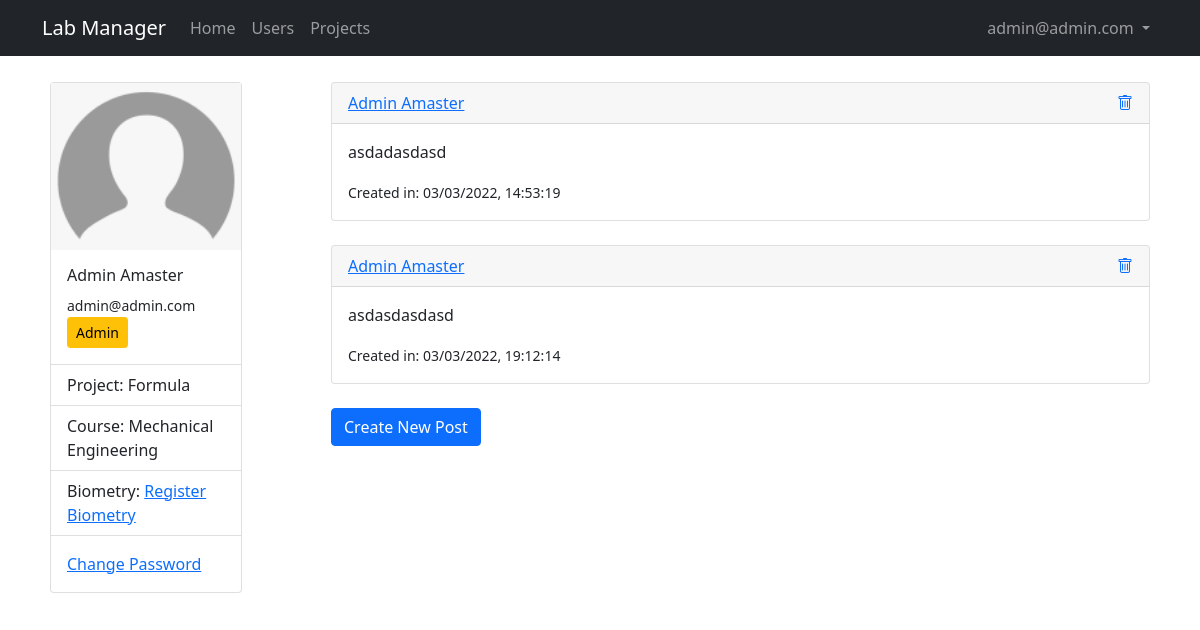
/profile (signed in), run on an earlier commit of the app's database.
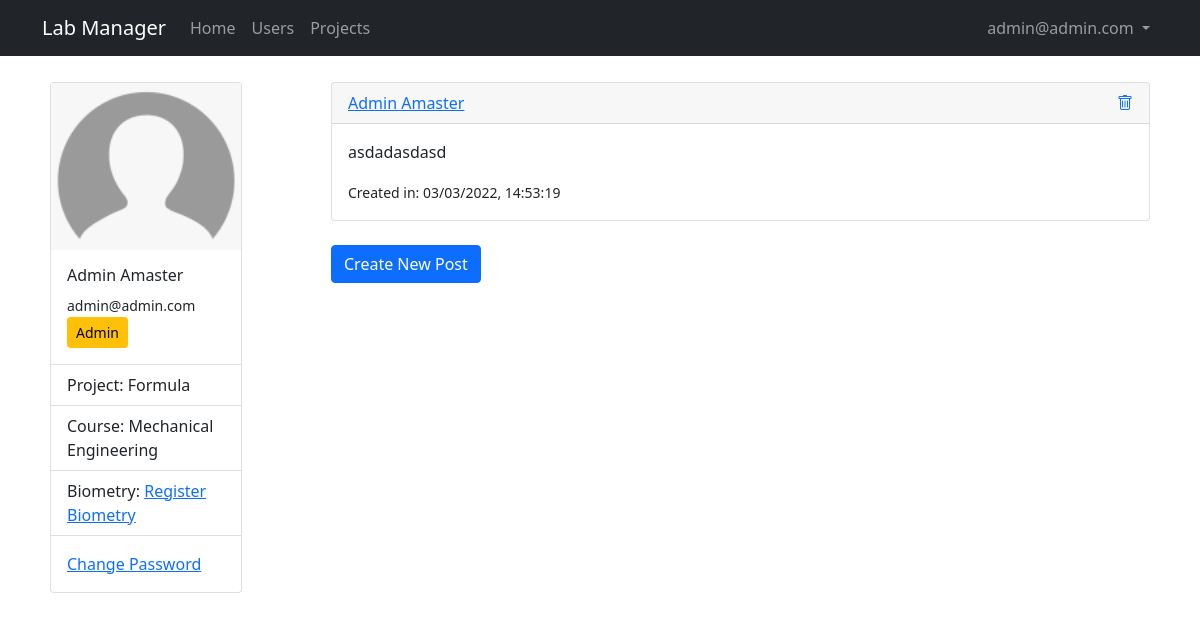
And on a later commit of the database.
### lab_manager/models.py (models this page shows, shortened)
class User(db.Model, UserMixin):
    id = db.Column(db.Integer, primary_key = True)
    email = db.Column(db.String(50), unique = True)
    name = db.Column(db.String(150))
    password = db.Column(db.String(128))
    date_created = db.Column(db.DateTime, default = datetime.utcnow)
    biometry = db.Column(db.Boolean, default = False, nullable = False)
    project = db.Column(db.Integer, nullable = False)
    grr = db.Column(db.Integer, unique = True)
    course = db.Column(db.String(50))
    approved_by = db.Column(db.Integer)
    date_approved = db.Column(db.DateTime, default = datetime.utcnow)
    approved = db.Column(db.Boolean, default = False, nullable = False)
    admin = db.Column(db.Boolean, default = False, nullable = False)
    projects = db.relationship('Project', backref="user", passive_deletes = False)
    posts = db.relationship('Post', backref="user", passive_deletes = True)

class Post(db.Model):
    id = db.Column(db.Integer, primary_key = True)
    text = db.Column(db.Text, nullable = False)
    date_created = db.Column(db.DateTime, default = datetime.utcnow)
    author = db.Column(db.Integer, db.ForeignKey('user.id', ondelete='CASCADE'), nullable = False)

### lab_manager/users/routes.py (the view)
@users.route("/profile")
@login_required
def profile():
    posts = Post.query.all()
    return render_template('users/profile.jinja2', title=current_user.name + ' Profile', user=current_user, posts=posts)

### lab_manager/__init__.py (called while the page is built)
def create_app(config_class=Config):
    app = Flask(__name__)
    app.config.from_object(Config)
    db.init_app(app)
    migrate.init_app(app, db)
    from lab_manager.main.routes import main
    app.register_blueprint(main)
    from lab_manager.users.routes import users
    app.register_blueprint(users)
    from lab_manager.admin.routes import admin
    app.register_blueprint(admin)
    from lab_manager.posts.routes import posts
    app.register_blueprint(posts)
    from .models import User, Project, Post
    initialize_database(app)
    login_manager.init_app(app)
    @login_manager.user_loader
    def load_user(id):
        return User.query.get(int(id))
    return app

### lab_manager/templates/users/profile.jinja2 (shortened to what this page needs)
{% extends "./layout.jinja2" %}
{% block content %}
<div class="row">
    <div class="col-md-3">
        <div class="card" style="width: 12rem;">
            <img class="img-fluid" src="{{ url_for('static', filename='img/default_user.png')}}" class="card-img-top" alt="Profile Picture">
            <div class="card-body">
                <h6 class="card-title">{{ user.name }}</h5>
                <small class="card-text">{{ user.email }}</small>
                {% if not user.admin %}
                    {% if not user.approved %} <button type="button" class="btn btn-warning btn-sm" data-bs-toggle="modal" data-bs-target="#approval_info">Waiting for Approval</button> {% else %} <button type="button" class="btn btn-success btn-sm">Approved</button> {% endif %}
                {% else %}
                    <button type="button" class="btn btn-warning btn-sm">Admin</button>
                {% endif %}
            </div>
            <ul class="list-group list-group-flush">
                <li class="list-group-item">Project: {{ user.project }}</li>
                <li class="list-group-item">Course: {% if not user.course %} <a href="">Enter Course</a> {% else %} {{ user.course }} {% endif %}</li>
                <li class="list-group-item">Biometry: {% if not user.approved and not user.admin %} Waiting for Approval {% elif not user.biometry %} <a href="">Register Biometry</a> {% else %} Biometry registered {% endif %} </li>
            </ul>
            <div class="card-body">
                <a href="#" class="card-link">Change Password</a>
            </div>
        </div>
    </div>
    <div class="col-md-9">
        {% for post in posts %}
            <div class="card text">
                <div class="card-header d-flex justify-content-between align-items-center">
                    <a href="">{{post.user.name}}</a>
                    {% if user.id == post.author %}
                        <a href="{{url_for('posts.remove_post', id=post.id)}}"><i class="bi bi-trash"></i></a>
                    {% endif %}
                </div>
                <div class="card-body">
                    <p class="card-text">{{post.text}}</p>
                    <small class="mutted" >Created in: {{post.date_created.strftime("%m/%d/%Y, %H:%M:%S")}}</small>
                </div>
            </div>
            <br>
        {% endfor %}
        <button type="button" class="btn btn-primary" data-bs-toggle="modal" data-bs-target="#newPost">Create New Post</button>
    </div>
</div>
{% endblock content %}

### lab_manager/templates/layout.jinja2 (shortened to what this page needs)
<!DOCTYPE html>
<html lang="en">
<head>
    <link href="https://cdn.jsdelivr.net/npm/bootstrap@5.1.3/dist/css/bootstrap.min.css" rel="stylesheet">
    <link rel="stylesheet" type="text/css" href="https://cdn.datatables.net/1.10.25/css/dataTables.bootstrap5.css">
    <link rel="stylesheet" href="https://cdn.jsdelivr.net/npm/bootstrap-icons@1.8.1/font/bootstrap-icons.css">
    <link rel="stylesheet" type="text/css" href="{{ url_for('static', filename='main.css') }}">
</head>
<body>
    <nav class="navbar navbar-expand-md navbar-dark bg-dark">
        <div class="container">
            <a class="navbar-brand mr-4" href="/">Lab Manager</a>
            <div class="collapse navbar-collapse" id="navbar">
                <div class="navbar-nav me-auto mb-2 mb-lg-0">
                    <a href="/" class="nav-item nav-link">Home</a>
                    {% if user.is_authenticated and user.admin==True %}
                        <a href="{{url_for('admin.users')}}" class="nav-item nav-link">Users</a>
                        <a href="{{url_for('admin.projects')}}" class="nav-item nav-link">Projects</a>
                    {% endif %}
                </div>
                <div class="navbar-nav">
                    {% if user.is_authenticated and user.admin==False %}
                        <li class="nav-item dropdown">
                            <a class="nav-link dropdown-toggle" href="#" id="navbarDropdown" role="button" data-bs-toggle="dropdown" aria-expanded="false"> {{user.email}} </a>
                            <ul class="dropdown-menu dropdown-menu-end" aria-labelledby="navbarDropdown">
                                <li><a class="dropdown-item" href="{{url_for('users.profile')}}">Profile</a></li>
                                <li><hr class="dropdown-divider"></li>
                                <li><a class="dropdown-item" href="{{url_for('users.logout')}}">Logout</a></li>
                            </ul>
                        </li>
                    {% elif user.is_authenticated and user.admin==True %}
                        <li class="nav-item dropdown">
                            <a class="nav-link dropdown-toggle" href="#" id="navbarDropdown" role="button" data-bs-toggle="dropdown" aria-expanded="false"> {{user.email}} </a>
                        </li>
                    {% else %}
                        <a href="{{url_for('users.login')}}" class="nav-item nav-link">Login</a>
                        <a href="{{url_for('users.register')}}" class="nav-item nav-link">Sign Up</a>
                    {% endif %}
                </div>
            </div>
        </div>
    </nav>
    <main class="container full-page" role="main">
        {% block content %}{% endblock content %}
    </main>
</body>
</html>

### lab_manager/static/main.css (style rules this page uses)
.full-page { background: #ffffff; padding: 10px 20px; margin-bottom: 20px; margin-top: 1rem; }

What changed in the data, as far as the page shows it:
removed Post: user.name "Admin Amaster", text "asdasdasdasd", date_created "03/03/2022, 19:12:14"
